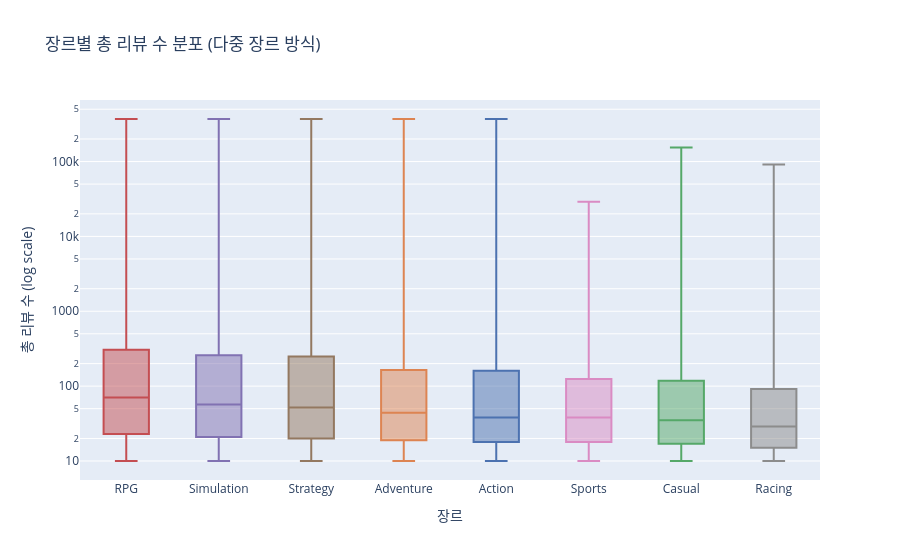

Write notebook code for a chart like this one.
### Markdown cell above
## 3. 장르별 리뷰 수 분포 (시장 규모)

### Code cell
genre_order_reviews = (
    df_multi.groupby('genre')['total_reviews']
    .median()
    .sort_values(ascending=False)
    .index.tolist()
)

fig = px.box(
    df_multi,
    x='genre', y='total_reviews',
    category_orders={'genre': genre_order_reviews},
    color='genre',
    color_discrete_map=COLOR_MAP,
    points=False,
    title='장르별 총 리뷰 수 분포 (다중 장르 방식)',
    labels={'genre': '장르', 'total_reviews': '총 리뷰 수 (log scale)'},
)
fig.update_layout(showlegend=False, yaxis_type='log')
fig.show()

### Figure 1 — Plotly figure (JSON) as saved in the notebook; plotly's stock layout.template omitted (floating-point values rounded to 4 significant figures; data arrays with more than 128 entries replaced by an {"elided": "..."} marker saying what was removed)
{"data": [{"alignmentgroup": "True", "boxpoints": false, "hovertemplate": "장르=%{x}<br>총 리뷰 수 (log scale)=%{y}<extra></extra>", "legendgroup": "RPG", "marker": {"color": "#C44E52"}, "name": "RPG", "notched": false, "offsetgroup": "RPG", "orientation": "v", "showlegend": true, "type": "box", "x": {"elided": "2194 str values"}, "x0": " ", "xaxis": "x", "y": {"elided": "2194 int values"}, "y0": " ", "yaxis": "y"}, {"alignmentgroup": "True", "boxpoints": false, "hovertemplate": "장르=%{x}<br>총 리뷰 수 (log scale)=%{y}<extra></extra>", "legendgroup": "Simulation", "marker": {"color": "#8172B2"}, "name": "Simulation", "notched": false, "offsetgroup": "Simulation", "orientation": "v", "showlegend": true, "type": "box", "x": {"elided": "2503 str values"}, "x0": " ", "xaxis": "x", "y": {"elided": "2503 int values"}, "y0": " ", "yaxis": "y"}, {"alignmentgroup": "True", "boxpoints": false, "hovertemplate": "장르=%{x}<br>총 리뷰 수 (log scale)=%{y}<extra></extra>", "legendgroup": "Strategy", "marker": {"color": "#937860"}, "name": "Strategy", "notched": false, "offsetgroup": "Strategy", "orientation": "v", "showlegend": true, "type": "box", "x": {"elided": "2005 str values"}, "x0": " ", "xaxis": "x", "y": {"elided": "2005 int values"}, "y0": " ", "yaxis": "y"}, {"alignmentgroup": "True", "boxpoints": false, "hovertemplate": "장르=%{x}<br>총 리뷰 수 (log scale)=%{y}<extra></extra>", "legendgroup": "Adventure", "marker": {"color": "#DD8452"}, "name": "Adventure", "notched": false, "offsetgroup": "Adventure", "orientation": "v", "showlegend": true, "type": "box", "x": {"elided": "4807 str values"}, "x0": " ", "xaxis": "x", "y": {"elided": "4807 int values"}, "y0": " ", "yaxis": "y"}, {"alignmentgroup": "True", "boxpoints": false, "hovertemplate": "장르=%{x}<br>총 리뷰 수 (log scale)=%{y}<extra></extra>", "legendgroup": "Action", "marker": {"color": "#4C72B0"}, "name": "Action", "notched": false, "offsetgroup": "Action", "orientation": "v", "showlegend": true, "type": "box", "x": {"elided": "4093 str values"}, "x0": " ", "xaxis": "x", "y": {"elided": "4093 int values"}, "y0": " ", "yaxis": "y"}, {"alignmentgroup": "True", "boxpoints": false, "hovertemplate": "장르=%{x}<br>총 리뷰 수 (log scale)=%{y}<extra></extra>", "legendgroup": "Sports", "marker": {"color": "#DA8BC3"}, "name": "Sports", "notched": false, "offsetgroup": "Sports", "orientation": "v", "showlegend": true, "type": "box", "x": {"elided": "341 str values"}, "x0": " ", "xaxis": "x", "y": {"elided": "341 int values"}, "y0": " ", "yaxis": "y"}, {"alignmentgroup": "True", "boxpoints": false, "hovertemplate": "장르=%{x}<br>총 리뷰 수 (log scale)=%{y}<extra></extra>", "legendgroup": "Casual", "marker": {"color": "#55A868"}, "name": "Casual", "notched": false, "offsetgroup": "Casual", "orientation": "v", "showlegend": true, "type": "box", "x": {"elided": "4111 str values"}, "x0": " ", "xaxis": "x", "y": {"elided": "4111 int values"}, "y0": " ", "yaxis": "y"}, {"alignmentgroup": "True", "boxpoints": false, "hovertemplate": "장르=%{x}<br>총 리뷰 수 (log scale)=%{y}<extra></extra>", "legendgroup": "Racing", "marker": {"color": "#8C8C8C"}, "name": "Racing", "notched": false, "offsetgroup": "Racing", "orientation": "v", "showlegend": true, "type": "box", "x": {"elided": "301 str values"}, "x0": " ", "xaxis": "x", "y": {"elided": "301 int values"}, "y0": " ", "yaxis": "y"}], "layout": {"boxmode": "overlay", "legend": {"title": {"text": "장르"}, "tracegroupgap": 0}, "showlegend": false, "title": {"text": "장르별 총 리뷰 수 분포 (다중 장르 방식)"}, "xaxis": {"anchor": "y", "categoryarray": ["RPG", "Simulation", "Strategy", "Adventure", "Action", "Sports", "Casual", "Racing"], "categoryorder": "array", "domain": [0, 1], "title": {"text": "장르"}}, "yaxis": {"anchor": "x", "domain": [0, 1], "title": {"text": "총 리뷰 수 (log scale)"}, "type": "log"}}}
